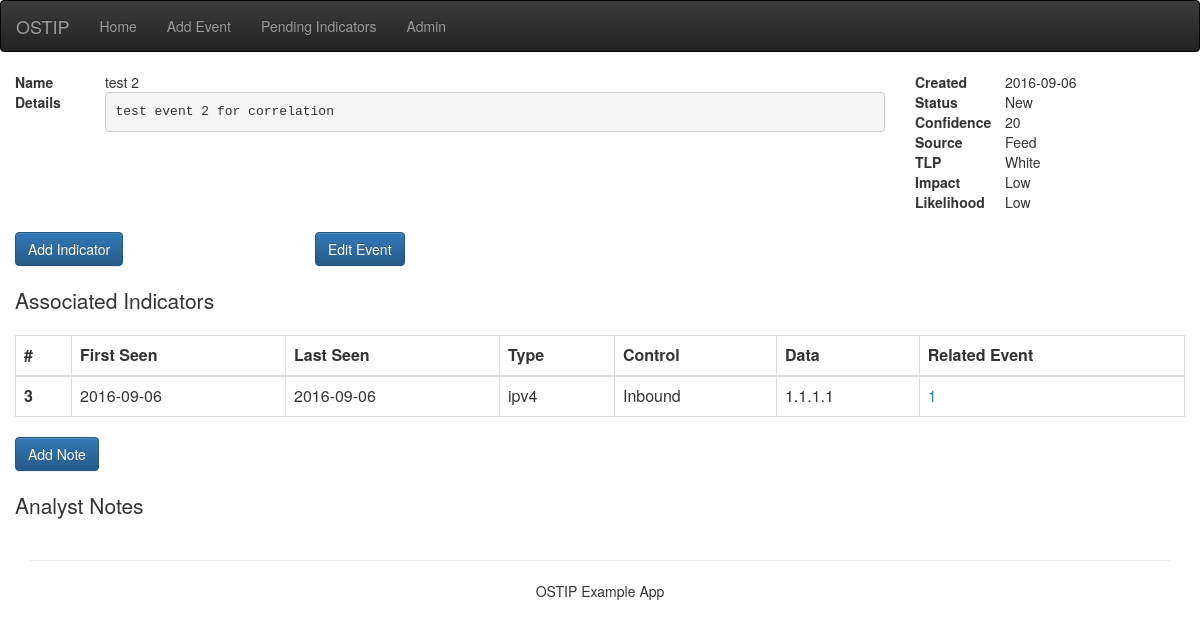
Page /event/view/2 on the committed database.
### app/models.py (models this page shows, shortened)
class Event(db.Model):
    __tablename__ = "event"
    id = db.Column(db.Integer, primary_key=True)
    name = db.Column(db.String(64), index=True, unique=True, nullable=False)
    details = db.Column(db.Text())
    created = db.Column(db.DateTime, nullable=False)
    confidence = db.Column(db.Integer, nullable=False)
    status_id = db.Column(db.Integer, db.ForeignKey('status.id'), nullable=False)
    source_id = db.Column(db.Integer, db.ForeignKey('source.id'), nullable=False)
    tlp_id = db.Column(db.Integer, db.ForeignKey('tlp.id'), nullable=False)
    impact_id = db.Column(db.Integer, db.ForeignKey('level.id'), nullable=False)
    likelihood_id = db.Column(db.Integer, db.ForeignKey('likelihood.id'), nullable=False)
    source = db.relationship('Source', foreign_keys=source_id)
    tlp = db.relationship('Tlp', foreign_keys=tlp_id)
    impact = db.relationship('Level', foreign_keys=impact_id)
    likelihood = db.relationship('Likelihood', foreign_keys=likelihood_id)
    status = db.relationship('Status', foreign_keys=status_id)
    indicators = db.relationship('Indicator', backref='event', lazy='dynamic')
    rel_events = db.relationship('Links', backref='event', lazy='dynamic')
    notes = db.relationship('Note', backref='event', lazy='dynamic')

class Status(db.Model):
    __tablename__ = "status"
    id = db.Column(db.Integer, primary_key=True)
    name = db.Column(db.String(64))
    def __repr__(self):
        return '<Status %r>' % (self.name)

class Source(db.Model):
    __tablename__ = "source"
    id = db.Column(db.Integer, primary_key=True)
    name = db.Column(db.String(64))
    def __repr__(self):
        return '<Source %r>' % (self.name)

class Tlp(db.Model):
    __tablename__ = "tlp"
    id = db.Column(db.Integer, primary_key=True)
    name = db.Column(db.String(64))
    def __repr__(self):
        return '<Tlp %r>' % (self.name)

class Level (db.Model):
    __tablename__ = "level"
    id = db.Column(db.Integer, primary_key=True)
    name = db.Column(db.String(64))
    def __repr__(self):
        return '<Level %r>' % (self.name)

class Likelihood (db.Model):
    __tablename__ = "likelihood"
    id = db.Column(db.Integer, primary_key=True)
    name = db.Column(db.String(64))
    def __repr__(self):
        return '<Level %r>' % (self.name)

class Indicator(db.Model):
    __tablename__ = "indicator"
    id = db.Column(db.Integer, primary_key=True)
    ioc = db.Column(db.String(64), index=True, nullable=False)
    comment = db.Column(db.String(255))
    enrich = db.Column(db.String(255))
    first_seen = db.Column(db.DateTime, nullable=False)
    last_seen = db.Column(db.DateTime, index=True, nullable=False)
    pending = db.Column(db.Boolean, nullable=False)
    event_id = db.Column(db.Integer, db.ForeignKey('event.id'), nullable=False)
    control_id = db.Column(db.Integer, db.ForeignKey('control.id'), nullable=False)
    itype_id = db.Column(db.Integer, db.ForeignKey('itype.id'), nullable=False)
    control = db.relationship('Control', foreign_keys=control_id)
    itype = db.relationship('Itype', foreign_keys=itype_id)
    rel_indicators = db.relationship('Links', backref='indicator', lazy='dynamic')
    __table_args__ = (db.UniqueConstraint("ioc", "event_id"), )

class Itype(db.Model):
    __tablename__ = "itype"
    id = db.Column(db.Integer, primary_key=True)
    name = db.Column(db.String(64))

class Control(db.Model):
    __tablename__ = "control"
    id = db.Column(db.Integer, primary_key=True)
    name = db.Column(db.String(64))

class Links(db.Model):
    __tablename__ = "links"
    id = db.Column(db.Integer, primary_key=True)
    event_id = db.Column(db.Integer, db.ForeignKey('event.id'), nullable=False)
    indicator_id = db.Column(db.Integer, db.ForeignKey('indicator.id'), nullable=False)
    rel_event_id = db.Column(db.Integer, nullable=False)
    rel_indicator_id = db.Column(db.Integer, nullable=False)

### app/views.py (the view)
@app.route('/event/view/<int:event_id>', methods=['GET', 'POST'])
def event_view(event_id):
    def _indicator_add(form):
        ind = Indicator(form.event_id.data,
                        form.ioc.data,
                        form.comment.data,
                        form.control.data,
                        form.itype.data)
        db.session.add(ind)
        try:
            db.session.commit()
            res = '"%s" indicator submitted' % form.ioc.data
            _correlate([[ind.id, form.event_id.data, ind.ioc]])
        except IntegrityError:
            db.session.rollback()
            res = '"%s" indicator not submitted - duplicate' % form.ioc.data
        return res
    def _note_add(form):
        note = Note(form.event_id.data, form.details.data)
        db.session.add(note)
        try:
            db.session.commit()
            res = 'note submitted'
        except IntegrityError:
            db.session.rollback()
            res = 'note not submitted'
        return res
    def _event_edit(form, event):
        form.populate_obj(event)
        try:
            db.session.commit()
            res = '"%s" Event Updated' % event.id
        except IntegrityError:
            db.session.rollback()
            res = '"%s" Event Updated' % event.id
        return res
    ev = Event.query.get(event_id)
    ind_form = IndicatorForm()
    ind_form.event_id.data = event_id
    ev_form = EventForm(obj=ev)
    ev_form.confidence.choices = [(i, '%s' % i) for i in xrange(0, 100, 5)]
    nt_form = NoteForm()
    nt_form.event_id.data = event_id
    print(nt_form.errors)
    if ind_form.validate_on_submit():
        flash(_indicator_add(ind_form))
        return redirect('/event/view/%s' % event_id)
    elif ev_form.validate_on_submit():
        flash(_event_edit(ev_form, ev))
        return redirect('/event/view/%s' % event_id)
    elif nt_form.validate_on_submit():
        print "nt form validate"
        flash(_note_add(nt_form))
        return redirect('/event/view/%s' % event_id)
    return render_template('event_view.html',
                           title='View Event',
                           event=ev,
                           form=ind_form,
                           ev_form=ev_form,
                           nt_form=nt_form)

### app/templates/event_view.html (shortened to what this page needs)
{% extends "base.html" %}
{% import "macros/form.html" as forms %}
{% block content %}
    <div class="row">
        <div class="col-md-9">
            <dl class="dl-horizontal">
                <dt>Name</dt>
                <dd>{{ event.name }}</dd>
                <dt>Details</dt>
                <dd><pre class="pre-scrollable">{{ event.details }}</pre></dd>
            </dl>
        </div>
        <div class="col-md-3">
            <dl class="dl-horizontal col-md-offset-0">
                <dt>Created</dt>
                <dd>{{ event.created.strftime('%Y-%m-%d') }}</dd>
                <dt>Status</dt>
                <dd>{{ event.status.name }}</dd>
                <dt>Confidence</dt>
                <dd>{{ event.confidence }}</dd>
                <dt>Source</dt>
                <dd>{{ event.source.name }}</dd>
                <dt>TLP</dt>
                <dd>{{ event.tlp.name }}</dd>
                <dt>Impact</dt>
                <dd>{{ event.impact.name }}</dd>
                <dt>Likelihood</dt>
                <dd>{{ event.likelihood.name }}</dd>
            </dl>
        </div>
    </div>
    <div class="row">
        <div class="col-md-3">
            <button type="button" class="btn btn-primary" data-toggle="modal" data-target="#myModal">Add Indicator</button>
        </div>
        <div class="col-md-3">
            <button type="button" class="btn btn-primary" data-toggle="modal" data-target="#myEvModal">Edit Event</button>
        </div>
    </div>
    <div class="row">
        <div class="col-md-12">
            <h1 class="lead">Associated Indicators</h1>
            <table id="indicator_table" class="table table-bordered">
                <thead>
                    <tr>
                        <th>#</th>
                        <th>First Seen</th>
                        <th>Last Seen</th>
                        <th>Type</th>
                        <th>Control</th>
                        <th>Data</th>
                        <th>Related Event</th>
                    </tr>
                </thead>
                {% for indicator in event.indicators if not indicator.pending %}
                    <tr>
                        <th scope="row">{{ indicator.id }} </th>
                        <td>{{ indicator.first_seen.strftime('%Y-%m-%d') }}</td>
                        <td>{{ indicator.last_seen.strftime('%Y-%m-%d') }}</td>
                        <td>{{ indicator.itype.name }}</td>
                        <td>{{ indicator.control.name }}</td>
                        <td>{{ indicator.ioc }}</td>
                        <td>
                            {% for r_i in indicator.rel_indicators %}
                                <a href="/event/view/{{ r_i.rel_event_id }}">{{ r_i.rel_event_id }}</a>
                            {% endfor %}
                        </td>
                    </tr>
                {% endfor %}
            </table>
        </div>
    </div>
    <div class="row">
        <div class="col-md-3">
            <button type="button" class="btn btn-primary" data-toggle="modal" data-target="#myNoteModal">Add Note</button>
        </div>
    </div>
    <div class="row">
        <div class="col-md-12">
            <h1 class="lead">Analyst Notes</h1>
        </div>
    </div>
{% endblock %}

### app/static/css/fixes.css (style rules this page uses)
.dl-horizontal dd { margin-left: 90; }
.dl-horizontal dt { width:auto; }

### rows in the picture
Event: name "test 2", details "test event 2 for correlation", created "2016-09-06", confidence "20"
Status: status.name "New"
Source: source.name "Feed"
Tlp: tlp.name "White"
Level: impact.name "Low"
Likelihood: likelihood.name "Low"
Indicator: id "3", first_seen "2016-09-06", last_seen "2016-09-06", itype.name "ipv4", control.name "Inbound", ioc "1.1.1.1"
Links: rel_event_id "1"
